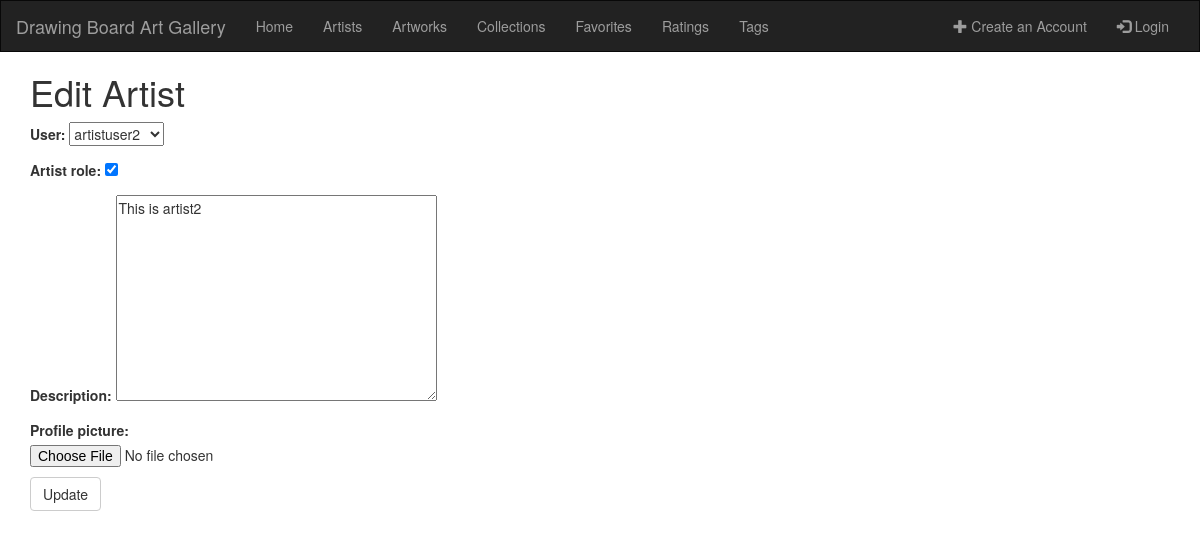
The page /artist/7/edit/ on the database its author committed.
### gallery/models.py (models this page shows, shortened)
class Artist(models.Model):
    user = models.OneToOneField(User, on_delete=models.CASCADE)
    artist_role = models.BooleanField(default=False)
    description = models.TextField(max_length=280, null=True, blank=True)  # this is the default for all descriptions
    profile_picture = models.ImageField(upload_to='images/', null=True, blank=True)

### gallery/views.py (the view)
# urls.py: path('artist/<int:pk>/edit/', views.artist_edit, name='artist_edit'),
def artist_edit(request, pk):
    artist = get_object_or_404(Artist, pk=pk)
    if request.method == "POST":
        form = ArtistForm(request.POST, instance=artist)
        if form.is_valid():
            artist = form.save(commit=False)
            artist.updated_date = timezone.now()
            artist.save()
            return redirect('gallery:artist_list')
    else:
        form = ArtistForm(instance=artist)
    return render(request, 'gallery/artist_edit.html', {'form': form})

### gallery/forms.py
class ArtistForm(forms.ModelForm):
    class Meta:
        model = Artist
        fields = ('user', 'artist_role', 'description', 'profile_picture')

### gallery/templates/gallery/artist_edit.html (shortened to what this page needs)
<!DOCTYPE html>
{% extends 'gallery/base.html' %}
{% block content %}
    <h1>Edit Artist</h1>
    <form method="POST" class="artist-form">{% csrf_token %}
        {{ form.as_p }}
        <button type="submit" class="save btn btn-default">Update</button>
    </form>
{% endblock %}

### rows shown on the page
Artist: user "artistuser2", artist_role "☑", description "This is artist2"
